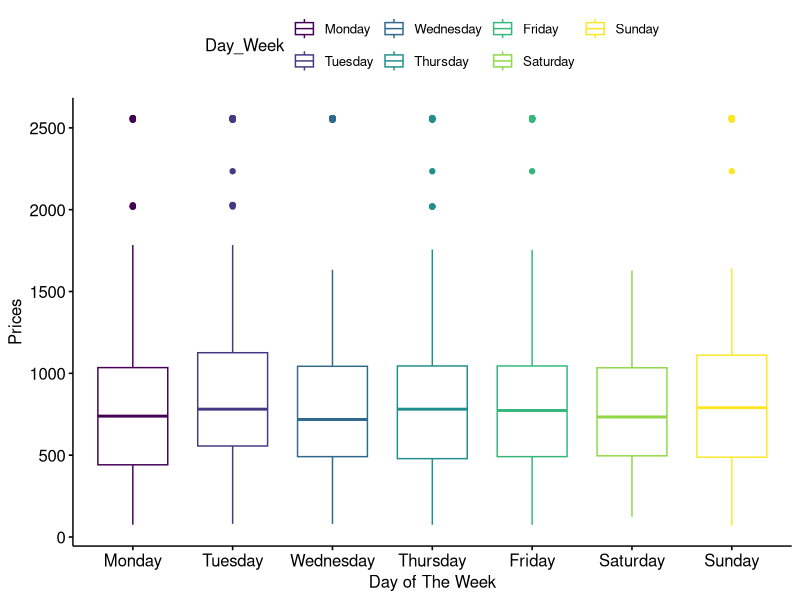

Generate this figure with R: (Note: this script raises an error after producing the figure.)
library("dplyr")
library("ggpubr")
library("readr")
library("reshape")

data_all <- read_csv("data.csv")

head(data_all)

data_all$price <- as.numeric(data_all$price)

data_all$Day_Week

data_all$Day_Week <- as.factor(data_all$Day_Week)

levels(data_all$Day_Week)

data_all$Day_Week <- ordered(data_all$Day_Week, levels = c("Monday", "Tuesday", "Wednesday", "Thursday", "Friday", "Saturday", "Sunday"))

group_by(data_all, Day_Week) %>%
   summarise(
              count = n(),
              mean = mean(price, na.rm = TRUE),
              sd = sd(price, na.rm = TRUE),
              median = median(price, na.rm = TRUE),
              IQR = IQR(price, na.rm = TRUE)
    )


ggboxplot(data_all, x = "Day_Week", y ="price", color = "Day_Week",
           order = c("Monday", "Tuesday", "Wednesday", "Thursday", "Friday", "Saturday", "Sunday"),
          ylab = "Prices", xlab = "Day of The Week" )


kruskal.test(price ~ Day_Week, data = data_all)

pairwise.wilcox.test(data_all$price, data_all$Day_Week, p.adjust.method =  "BH")

# FOR CAIRO PRICES VS. DAYS OF WEEK

data_cai <- read_csv("data_cai.csv")

data_cai$price <- as.numeric(data_cai$price)

data_cai$Day_Week <- as.factor(data_cai$Day_Week)

levels(data_cai$Day_Week)

data_cai$Day_Week <- ordered(data_cai$Day_Week, levels = c("Monday", "Tuesday", "Wednesday", "Thursday", "Friday", "Saturday", "Sunday"))

group_by(data_cai, Day_Week) %>%
  summarise(
    count = n(),
    mean = mean(price, na.rm = TRUE),
    sd = sd(price, na.rm = TRUE),
    median = median(price, na.rm = TRUE),
    IQR = IQR(price, na.rm = TRUE)
  )


ggboxplot(data_cai, x = "Day_Week", y ="price", color = "Day_Week",
          order = c("Monday", "Tuesday", "Wednesday", "Thursday", "Friday", "Saturday", "Sunday"),
          ylab = "Prices", xlab = "Day of The Week" )


kruskal.test(price ~ Day_Week, data = data_cai)

pairwise.wilcox.test(data_cai$price, data_cai$Day_Week, p.adjust.method =  "BH")

# FOR NYC PRICES VS. DAYS OF WEEK

data_nyc <- read_csv("data_nyc.csv")

data_nyc$price <- as.numeric(data_nyc$price)

data_nyc$Day_Week <- as.factor(data_nyc$Day_Week)

levels(data_nyc$Day_Week)

data_nyc$Day_Week <- ordered(data_nyc$Day_Week, levels = c("Monday", "Tuesday", "Wednesday", "Thursday", "Friday", "Saturday", "Sunday"))

group_by(data_nyc, Day_Week) %>%
  summarise(
    count = n(),
    mean = mean(price, na.rm = TRUE),
    sd = sd(price, na.rm = TRUE),
    median = median(price, na.rm = TRUE),
    IQR = IQR(price, na.rm = TRUE)
  )


ggboxplot(data_nyc, x = "Day_Week", y ="price", color = "Day_Week",
          order = c("Monday", "Tuesday", "Wednesday", "Thursday", "Friday", "Saturday", "Sunday"),
          ylab = "Prices", xlab = "Day of The Week" )


kruskal.test(price ~ Day_Week, data = data_nyc)

pairwise.wilcox.test(data_nyc$price, data_nyc$Day_Week, p.adjust.method =  "BH")


# FOR SYD PRICES VS. DAYS OF WEEK

data_syd <- read_csv("data_syd.csv")

data_syd$price <- as.numeric(data_syd$price)

data_syd$Day_Week <- as.factor(data_syd$Day_Week)

levels(data_syd$Day_Week)

data_syd$Day_Week <- ordered(data_syd$Day_Week, levels = c("Monday", "Tuesday", "Wednesday", "Thursday", "Friday", "Saturday", "Sunday"))

group_by(data_syd, Day_Week) %>%
  summarise(
    count = n(),
    mean = mean(price, na.rm = TRUE),
    sd = sd(price, na.rm = TRUE),
    median = median(price, na.rm = TRUE),
    IQR = IQR(price, na.rm = TRUE)
  )


ggboxplot(data_syd, x = "Day_Week", y ="price", color = "Day_Week",
          order = c("Monday", "Tuesday", "Wednesday", "Thursday", "Friday", "Saturday", "Sunday"),
          ylab = "Prices", xlab = "Day of The Week" )


kruskal.test(price ~ Day_Week, data = data_syd)

pairwise.wilcox.test(data_syd$price, data_syd$Day_Week, p.adjust.method =  "BH")

# FOR ROME PRICES VS. DAYS OF WEEK

data_rome <- read_csv("data_rome.csv")

data_rome$price <- as.numeric(data_rome$price)

data_rome$Day_Week <- as.factor(data_rome$Day_Week)

levels(data_rome$Day_Week)

data_rome$Day_Week <- ordered(data_rome$Day_Week, levels = c("Monday", "Tuesday", "Wednesday", "Thursday", "Friday", "Saturday", "Sunday"))

group_by(data_rome, Day_Week) %>%
  summarise(
    count = n(),
    mean = mean(price, na.rm = TRUE),
    sd = sd(price, na.rm = TRUE),
    median = median(price, na.rm = TRUE),
    IQR = IQR(price, na.rm = TRUE)
  )


ggboxplot(data_rome, x = "Day_Week", y ="price", color = "Day_Week",
          order = c("Monday", "Tuesday", "Wednesday", "Thursday", "Friday", "Saturday", "Sunday"),
          ylab = "Prices", xlab = "Day of The Week" )


kruskal.test(price ~ Day_Week, data = data_rome)

pairwise.wilcox.test(data_rome$price, data_rome$Day_Week, p.adjust.method =  "BH")

# FOR RIO PRICES VS. DAYS OF WEEK

data_rio <- read_csv("data_rio.csv")

data_rio$price <- as.numeric(data_rio$price)

data_rio$Day_Week <- as.factor(data_rio$Day_Week)

levels(data_rio$Day_Week)

data_rio$Day_Week <- ordered(data_rio$Day_Week, levels = c("Monday", "Tuesday", "Wednesday", "Thursday", "Friday", "Saturday", "Sunday"))

group_by(data_rio, Day_Week) %>%
  summarise(
    count = n(),
    mean = mean(price, na.rm = TRUE),
    sd = sd(price, na.rm = TRUE),
    median = median(price, na.rm = TRUE),
    IQR = IQR(price, na.rm = TRUE)
  )


ggboxplot(data_rio, x = "Day_Week", y ="price", color = "Day_Week",
          order = c("Monday", "Tuesday", "Wednesday", "Thursday", "Friday", "Saturday", "Sunday"),
          ylab = "Prices", xlab = "Day of The Week" )


kruskal.test(price ~ Day_Week, data = data_rio)

pairwise.wilcox.test(data_rio$price, data_rio$Day_Week, p.adjust.method =  "BH")

# FOR TYO PRICES VS. DAYS OF WEEK

data_tyo <- read_csv("data_tyo.csv")

data_tyo$price <- as.numeric(data_tyo$price)

data_tyo$Day_Week <- as.factor(data_tyo$Day_Week)

levels(data_tyo$Day_Week)

data_tyo$Day_Week <- ordered(data_tyo$Day_Week, levels = c("Monday", "Tuesday", "Wednesday", "Thursday", "Friday", "Saturday", "Sunday"))

group_by(data_tyo, Day_Week) %>%
  summarise(
    count = n(),
    mean = mean(price, na.rm = TRUE),
    sd = sd(price, na.rm = TRUE),
    median = median(price, na.rm = TRUE),
    IQR = IQR(price, na.rm = TRUE)
  )


ggboxplot(data_tyo, x = "Day_Week", y ="price", color = "Day_Week",
          order = c("Monday", "Tuesday", "Wednesday", "Thursday", "Friday", "Saturday", "Sunday"),
          ylab = "Prices", xlab = "Day of The Week" )


kruskal.test(price ~ Day_Week, data = data_tyo)

pairwise.wilcox.test(data_tyo$price, data_tyo$Day_Week, p.adjust.method =  "BH")


# Me trying to make the data look nice
ggplot(data = data_tyo, 
       mapping = aes(x = Day_Week, y = price, color)) + geom_point() 

ggdensity(data = data_tyo, x = "price", add = "mean", fill = "lightgray", rug= TRUE)

ggplot(data = data_tyo, mapping = aes(x = Day_Week, y = price, color = Day_Week)) + geom_boxplot()

# Trying to do stuff after adding extra row

data_2 <- read_csv("data_2.csv")

data_2$price <- as.numeric(data_2$price)

data_2$Destination <- as.factor(data_2$Destination)

levels(data_2$Destination)

unique(data_2$Destination)

data_2$Day_Week <- as.factor(data_2$Day_Week)

levels(data_2$Day_Week)

data_2$Day_Week <- ordered(data_2$Day_Week, levels = c("Monday", "Tuesday", "Wednesday", "Thursday", "Friday", "Saturday", "Sunday"))

ggplot(data = data_2, aes(x = Day_Week, y = price, color = Day_Week)) + geom_boxplot() + facet_grid(rows = vars(Destination))

#which(is.na(data_2), arr.ind = TRUE)

data_2_CN <- subset(data_2, Destination == "Cairo" | Destination =="New York")

ggplot(data = data_2_CN, aes(x = Day_Week, y = price, color = Day_Week)) + geom_boxplot() + facet_grid(rows = vars(Destination))

data_2_SR <- subset(data_2,Destination =="Sydney"| Destination =="Rio")

ggplot(data = data_2_STR, aes(x = Day_Week, y = price, color = Day_Week)) + geom_boxplot() + facet_grid(rows = vars(Destination), scales =  "free_y")  + labs(color = "Day", x = "Day", y ="Prices") + theme_bw()

ggplot(data = data_2_CNR, aes(x = Day_Week, y = price, color = Day_Week)) + geom_boxplot() + facet_grid(rows = vars(Destination), scales= "free_y") + labs(color = "Day", x = "Day", y ="Prices") + theme_bw()

ggplot(data = data_2, aes(x = Day_Week, y = price, color = Day_Week)) + geom_boxplot() + facet_grid(facets = vars(Destination), scales =  "free_y")  + labs(color = "Day", x = "Day", y ="Prices") + theme_bw()


### So is it the airline or is it the day?

data_cai$Airline <- as.factor(data_cai$Airline)

levels(data_cai$Airline)

kruskal.test(price ~ Airline, data = data_cai)

ggplot(data = data_cai, aes(x = Airline, y = price, color = Airline)) + geom_boxplot()

pairwise.wilcox.test(data_cai$price, data_cai$Airline, p.adjust.method =  "BH")

warnings( pairwise.wilcox.test(data_cai$price, data_cai$Airline, p.adjust.method =  "BH"))

shapiro.test(data_cai$price)

cor.test(data_cai$price, data_cai$Day_Week, method = "spearman")

kruskal.test(Airline ~ Day_Week, data =  data_all)

g_box_airline = ggplot(data = data_2, aes(x = Airline, y = price, color = Airline)) + geom_boxplot() + facet_grid(rows = vars(Destination), scales = "free_y") + theme(axis.text.x = element_text(colour = "grey20", size = 5, angle = 90, hjust = 0.5, vjust = 0.5), axis.ticks.x =  element_blank(), legend.position =  "none")
g_box_airline



shapiro.test(data_nyc$price)

x <-dnorm(100, 0, 1)

data_cai_luf = subset(data_cai, Airline == "Lufthansa")

ggplot(data = data_all, aes(x = Day_Week, colour = Day_Week, fill = Day_Week)) + geom_bar() + facet_wrap(facets = vars(Airline)) + theme_bw() +
  theme(axis.text.x = element_text(colour = "grey20", size = 5, angle = 90, hjust = 0.5, vjust = 0.5), legend.position = "none")

pairwise.wilcox.test(data_cai$price, data_cai$Airline, p.adjust.method =  "BH")

data_not_multi <- subset(data_2, Airline != "Multiple airlines")

#ggplot(data = data_2_CNR, aes(x = Day_Week, colour = Day_Week, fill = Day_Week)) + geom_bar() + facet_grid(cols = vars(Airline), rows = vars(Destination), drop = TRUE) + theme_bw() +
 # theme(axis.text.x = element_text(colour = "grey20", size = 5, angle = 90, hjust = 0.5, vjust = 0.5), legend.position = "none")

#Drawing a g plot then will add grids

#CAI

data_cai_no_multi <- subset(data_2, Destination == "Cairo" & Airline != "Multiple airlines")

g1_cai <- ggplot(data = data_cai_no_multi, aes(x = Day_Week, colour = Day_Week, fill = Day_Week)) + geom_bar() + facet_grid(cols = vars(Airline), rows = vars(Destination), drop = TRUE) + theme_bw() +
  theme(axis.ticks.x =  element_blank() ,axis.text.x = element_blank(), axis.title = element_blank(), legend.position = "none")
g1_cai + scale_x_discrete(expand = c(0,0)) +  scale_y_continuous(expand = c(0,0))

g_cai_histo_airlines <- ggplot(data = data_cai_no_multi, aes(x = price)) + geom_histogram() +facet_wrap(facets = vars(Airline), scales = "free")

g_cai_histo_airlines

g_cai_histo_prices <- ggplot(data = data_cai_no_multi, aes(x = price)) + geom_histogram() +facet_wrap(facets = vars(Day_Week), scales = "free")

g_cai_histo_prices

#NYC

data_nyc_no_multi <- subset(data_2, Destination == "New York" & Airline != "Multiple airlines")

g1_nyc <- ggplot(data = data_nyc_no_multi, aes(x = Day_Week, colour = Day_Week, fill = Day_Week)) + geom_bar() + facet_grid(cols = vars(Airline), rows = vars(Destination), drop = TRUE) + theme_bw() +
  theme(axis.ticks.x =  element_blank() ,axis.text.x = element_blank(), axis.title = element_blank(), legend.position = "none")
g1_nyc + scale_x_discrete(expand = c(0,0)) +  scale_y_continuous(expand = c(0,0))

g_nyc_histo_airlines <- ggplot(data = data_nyc_no_multi, aes(x = price)) + geom_histogram() +facet_wrap(facets = vars(Airline), scales = "free")

g_nyc_histo_airlines

g_nyc_histo_prices <- ggplot(data = data_nyc_no_multi, aes(x = price)) + geom_histogram() +facet_wrap(facets = vars(Day_Week), scales = "free")

g_nyc_histo_prices

#SYD

data_syd_no_multi <- subset(data_2, Destination == "Sydney" & Airline != "Multiple airlines")

g1_syd <- ggplot(data = data_syd_no_multi, aes(x = Day_Week, colour = Day_Week, fill = Day_Week)) + geom_bar() + facet_grid(cols = vars(Airline), rows = vars(Destination), drop = TRUE) + theme_bw() +
  theme(axis.ticks.x =  element_blank() ,axis.text.x = element_blank(), axis.title = element_blank(), legend.position = "none")
g1_syd + scale_x_discrete(expand = c(0,0)) +  scale_y_continuous(expand = c(0,0))

g_syd_histo_airlines <- ggplot(data = data_syd_no_multi, aes(x = price)) + geom_histogram() +facet_wrap(facets = vars(Airline), scales = "free")

g_syd_histo_airlines

g_syd_histo_prices <- ggplot(data = data_syd_no_multi, aes(x = price)) + geom_histogram() +facet_wrap(facets = vars(Day_Week), scales = "free")

g_syd_histo_prices

#Rome

data_rome_no_multi <- subset(data_2, Destination == "Rome" & Airline != "Multiple airlines")

g1_rome <- ggplot(data = data_rome_no_multi, aes(x = Day_Week, colour = Day_Week, fill = Day_Week)) + geom_bar() + facet_grid(cols = vars(Airline), rows = vars(Destination), drop = TRUE) + theme_bw() +
  theme(axis.ticks.x =  element_blank() ,axis.text.x = element_blank(), axis.title = element_blank(), legend.position = "none")
g1_rome + scale_x_discrete(expand = c(0,0)) +  scale_y_continuous(expand = c(0,0))

g_rome_histo_airlines <- ggplot(data = data_rome_no_multi, aes(x = price)) + geom_histogram() +facet_wrap(facets = vars(Airline), scales = "free")

g_rome_histo_airlines

g_rome_histo_prices <- ggplot(data = data_rome_no_multi, aes(x = price)) + geom_histogram() +facet_wrap(facets = vars(Day_Week), scales = "free")

g_rome_histo_prices


#RIO

data_rio_no_multi <- subset(data_2, Destination == "Rio" & Airline != "Multiple airlines")

g1_rio <- ggplot(data = data_rio_no_multi, aes(x = Day_Week, colour = Day_Week, fill = Day_Week)) + geom_bar() + facet_grid(cols = vars(Airline), rows = vars(Destination), drop = TRUE) + theme_bw() +
  theme(axis.ticks.x =  element_blank() ,axis.text.x = element_blank(), axis.title = element_blank(), legend.position = "none")
g1_rio + scale_x_discrete(expand = c(0,0)) +  scale_y_continuous(expand = c(0,0))

g_rio_histo_airlines <- ggplot(data = data_rio_no_multi, aes(x = price)) + geom_histogram() +facet_wrap(facets = vars(Airline), scales = "free")

g_rio_histo_airlines

g_rio_histo_prices <- ggplot(data = data_rio_no_multi, aes(x = price)) + geom_histogram() +facet_wrap(facets = vars(Day_Week), scales = "free")

g_rio_histo_prices

#TYO

data_tyo_no_multi <- subset(data_2, Destination == "Tokyo" & Airline != "Multiple airlines")

g1_tyo <- ggplot(data = data_tyo_no_multi, aes(x = Day_Week, colour = Day_Week, fill = Day_Week)) + geom_bar() + facet_grid(cols = vars(Airline), rows = vars(Destination), drop = TRUE) + theme_bw() +
  theme(axis.ticks.x =  element_blank() ,axis.text.x = element_blank(), axis.title = element_blank(), legend.position = "none")
g1_tyo + scale_x_discrete(expand = c(0,0)) +  scale_y_continuous(expand = c(0,0))

g_tyo_histo_airlines <- ggplot(data = data_tyo_no_multi, aes(x = price)) + geom_histogram() +facet_wrap(facets = vars(Airline), scales = "free")

g_tyo_histo_airlines

g_tyo_histo_prices <- ggplot(data = data_tyo_no_multi, aes(x = price)) + geom_histogram() +facet_wrap(facets = vars(Day_Week), scales = "free_y")

g_tyo_histo_prices


#Layovers
kruskal.test(price ~ Stops, data = data_all)

data_all_factor_Stops <- data_2

data_all_factor_Stops$Stops <- as.factor(data_all_factor_Stops$Stops)

levels(data_all_factor_Stops$Stops)

ggplot(data = data_all_factor_Stops, aes(x = Stops, y = price, color = Stops)) + geom_boxplot()


ggplot(data = data_all_factor_Stops, aes(x = Stops, y = price, color = Stops)) + geom_boxplot() + facet_grid(facets = vars(Destination), scales = "free_y")  + labs(color = "No of Layovers", y ="Prices") + theme_bw()



ggplot(data = data_all_factor_Stops, aes(x = price)) + geom_histogram() + facet_grid(cols = vars(Stops), rows = vars(Destination), scales = "free")

wilcox.test(price ~ Day_Week, data = data_2 )

kruskal.test(price ~ Day_Week, data = data_2)


kruskal.test(price ~ Day_Week, data = data_cai)

kruskal.test(price ~ Day_Week, data = data_nyc)

shapiro.test(data_2$price[1:5000])
shapiro.test(data_nyc$price)


data_2_g <- subset(data_2, Destination == "New York")


ggplot(data = data_2, aes(x=price, fill = Day_Week, color = Day_Week)) + geom_histogram(alpha = 0.5, position = "stack") + facet_wrap(facets = vars(Day_Week)) + theme(axis.title.y = element_blank(), legend.position = "top")

dep <- ggplot(data = data_2, aes(x = price)) + geom_density() + theme( legend.position =  "none", axis.title.y = element_blank())
dep


dedur <- ggplot(data = data_2, aes(x = price)) + geom_density()
dedur <- ggplot(data = data_2, aes(x = price)) + geom_density()



data_all_selected <- select(data_2, Airline, price, Day_Week, Stops)

data_all_selected$refseq <- c("Airline","Departure","Arrival","price","Duration","Stops","Departure_Time", "Arrival_Time", "Day_Week", "Day_Month")

long = melt(data_all_selected, id.vars= "refseq")


kruskal.test(price ~ Day_Week, data = data_2)
